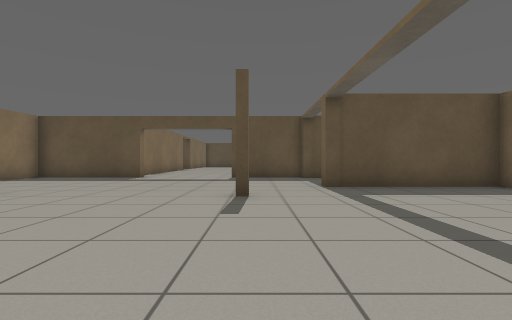
view 1 (above)

22 first-person views from a walk through a world built for the Gazebo simulator. The camera is 0.72 m above the floor, looks level and sees 85° across. The floor is counted in squares, 1 m on a side. Each view is taken from the middle of a square. On the plan, view 1 faces up. The plan holds only what a view shows up to about 10 squares ahead; the rest is blank. The place goes on beyond the plan.

view 2
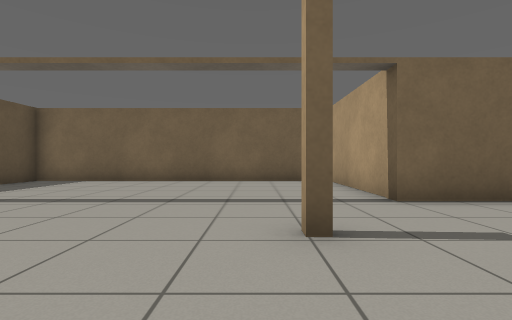

view 3
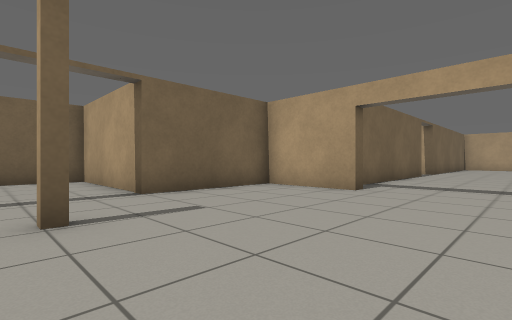

view 4
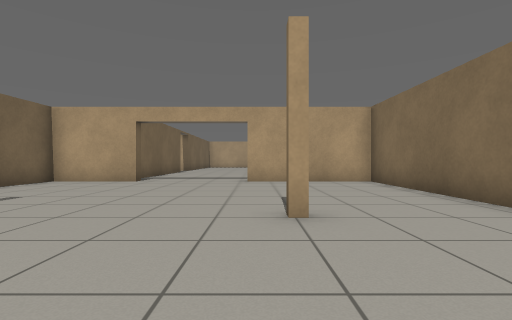

view 5
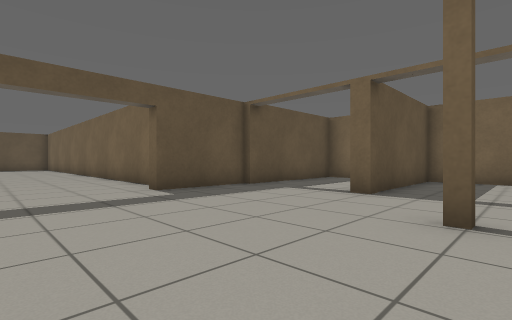

view 6
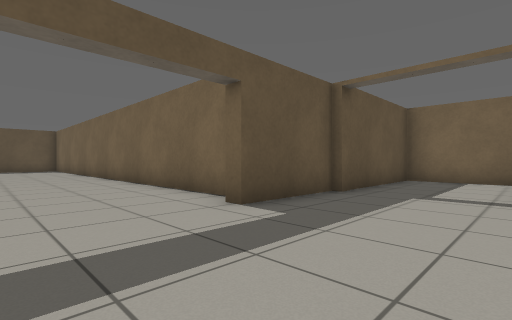

view 7
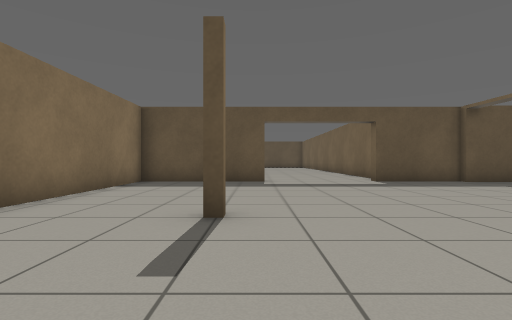

view 8
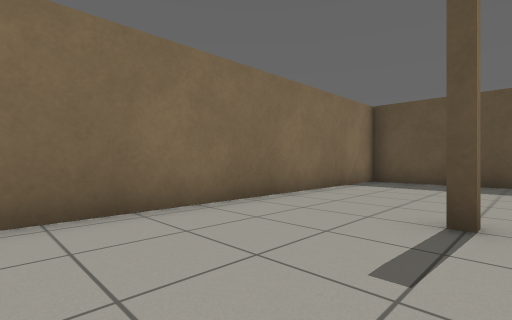

view 9
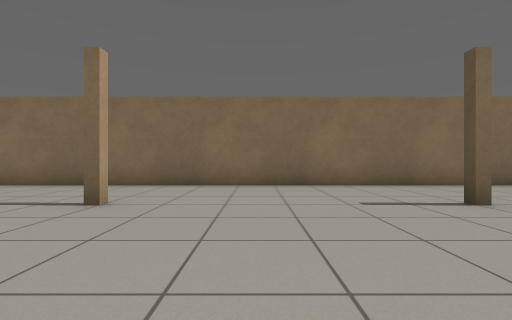

view 10
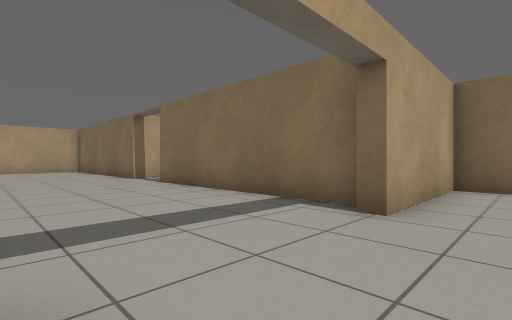

view 11
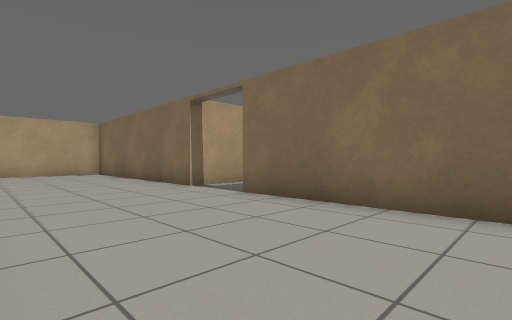

view 12
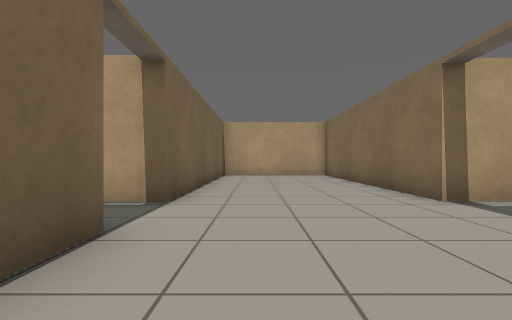

view 13
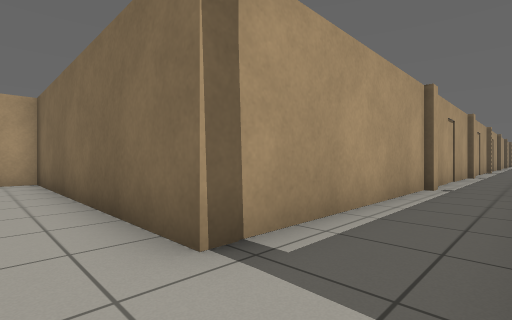

view 14
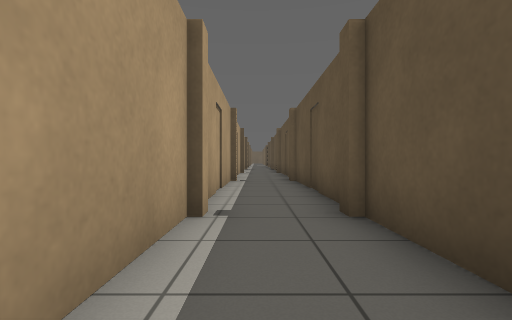

view 15
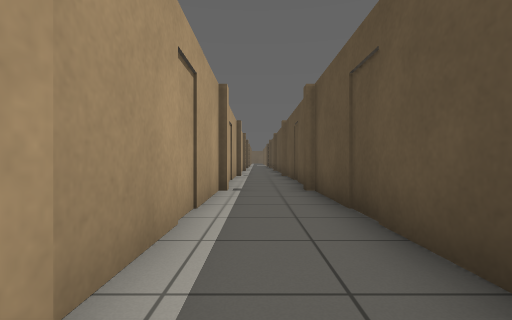

view 16
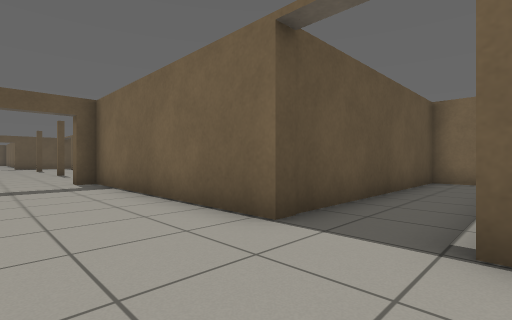

view 17
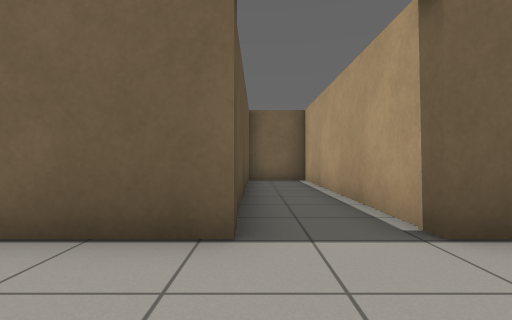

view 18
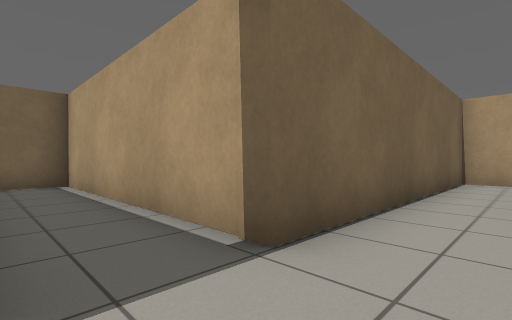

view 19
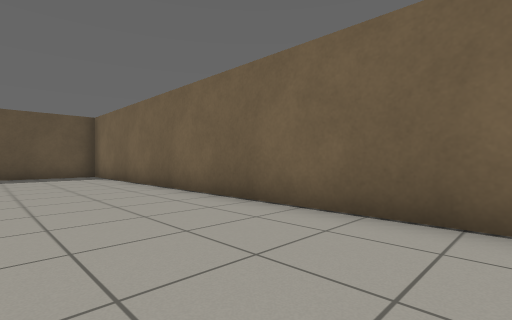

view 20
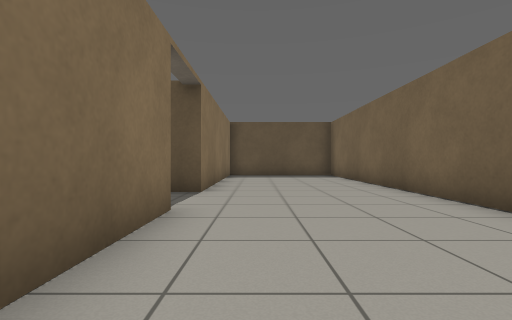

view 21
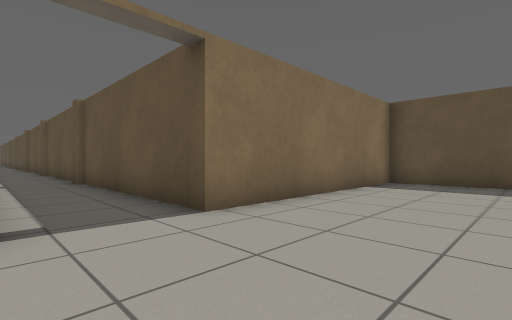

view 22
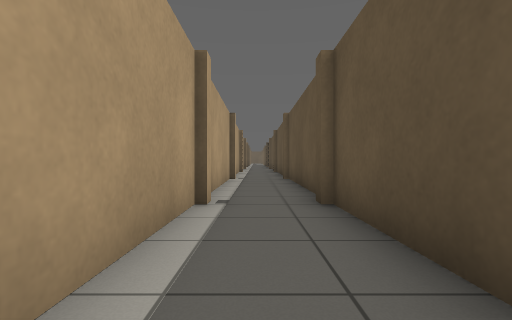

### Floor plan
Points are (right, up) in squares from view 1. A wall is a line through its corners. A room is listed if a view was taken in it or the views show most of it. See-through windows are left out.
Room 1 (views 1, 2, 3, 4, 5, 6, 7, 8, 9, 10, 11, 12, 13, 14, 15, 16, 17, 18, 19, 20, 21, 22)
walls: (-4.6, 11.4) (-8.8, 11.4) (-8.8, -6.4) (-4.7, -6.4) (-4.7, -6.8); (1.9, 11.4) (-1, 11.4) (-1, 11.8); (-0.5, 12.4) (-0.5, 26.6); (-5.2, -6.9) (-5.2, -13.8); (6.6, 8.4) (6.6, 11.1) (1.8, 11.1); (0, -13.8) (-0.5, -13.8) (-0.5, -6.8) (-1, -6.8) (-1, -6.4) (1.8, -6.4) (1.8, -2.5) (6.6, -2.5) (6.6, 7.5) (1.8, 7.5) (1.8, 7.9); (-5.2, 20.1) (-5.2, 17.2); (-9.5, -13.6) (-11.6, -13.6); (-11.5, -13.8) (-12, -13.8); (-11.5, 20) (-8, 20); (-12.5, -13.6) (-17.5, -13.6); (-12, -15.7) (-11.5, -15.7); (-11.6, -15.9) (-5.2, -15.9) (-5.2, -21.5); (-11.5, 22.1) (-12, 22.1); (-12.9, 22.3) (-17, 22.3); (-17, 20) (-13.1, 20); (-17.5, -13.8) (-18, -13.8); (-19.1, -13.6) (-20.1, -13.6); (-17.5, -15.9) (-12.1, -15.9); (-0.5, -21.5) (-0.5, -15.9) (6.9, -15.9) (6.9, -13.6) (0, -13.6); (-2.4, 29.1) (-5.2, 29.1) (-5.2, 22.3) (-11.5, 22.3)

Positions as (right, up) in squares from view 1, and headings:
1: (0, 0), facing up
2: (-3, 0), facing right
3: (-4, 0), facing down-right
4: (-5, 3), facing down
5: (-4, 5), facing up-right
6: (-4, 8), facing up-right
7: (-5, 2), facing up
8: (-5, 2), facing up-left
9: (-1, 2), facing left
10: (-1, -5), facing down-left
11: (-1, -9), facing down-left
12: (-2, -11), facing down
13: (-4, -14), facing down-left
14: (-8, -15), facing left
15: (-11, -15), facing left
16: (-3, -16), facing up-right
17: (-3, -14), facing right
18: (-2, -14), facing down-right
19: (-4, 16), facing up-right
20: (-4, 16), facing up
21: (-2, 20), facing up-left
22: (-7, 21), facing left
